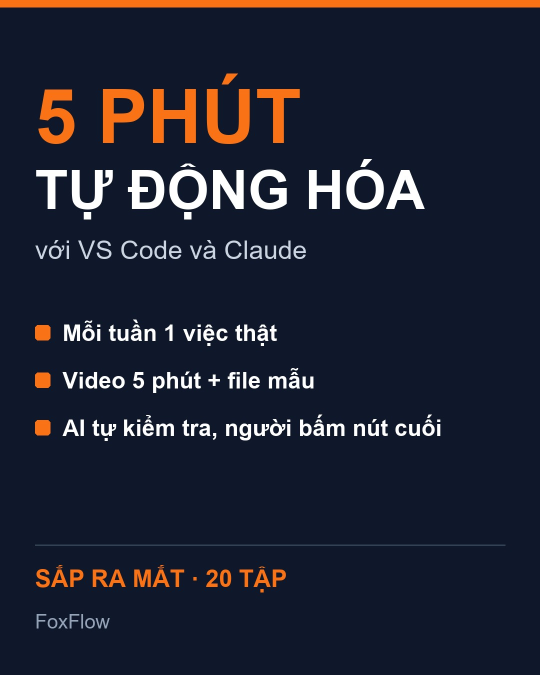
#> input picture facebook/media/ra-mat-trang.jpg, 1080 x 1350 px (shown at 1/2 size); its folder holds only this picture in this run
$ python toi-uu-anh.py ../../facebook/media ../../facebook/media/ra-mat-trang.jpg
#> lines starting #> are read from the running program, lines starting #| are printed output that depends on the picture
"""Tối ưu ảnh cho web: ảnh gốc từ máy ảnh/điện thoại (vài MB) -> WebP nhiều kích cỡ (vài chục KB).

Dùng: python toi-uu-anh.py anh-goc/ landing/anh/
  Mỗi ảnh tạo 2 bản: <ten>-1600.webp (máy tính) và <ten>-800.webp (điện thoại), dùng với srcset.
  In bảng trước/sau và đoạn <img> mẫu có width/height (tránh trang bị "giật" khi tải - CLS).
"""
import sys
from pathlib import Path

from PIL import Image, ImageOps

sys.stdout.reconfigure(encoding="utf-8")
sys.stderr.reconfigure(encoding="utf-8")
CO = (1600, 800)


def main(nguon, dich):
#> called with nguon = '../../facebook/media', dich = '../../facebook/media/ra-mat-trang.jpg'
    nguon, dich = Path(nguon), Path(dich)
    dich.mkdir(parents=True, exist_ok=True)
    tong_truoc = tong_sau = 0
    for f in sorted(p for p in nguon.iterdir() if p.suffix.lower() in (".jpg", ".jpeg", ".png")):
        img = ImageOps.exif_transpose(Image.open(f)).convert("RGB")  # xoay đúng chiều ảnh điện thoại
#> img is the input picture: PIL image 1080x1350 RGB; mean R, G, B 31.7, 34.6, 49.2
        truoc = f.stat().st_size
        tong_truoc += truoc
        sau = 0
        for w in CO:
            h = round(img.height * w / img.width)
            out = dich / f"{f.stem}-{w}.webp"
            img.resize((w, h), Image.LANCZOS).save(out, "WEBP", quality=72, method=6)
            sau += out.stat().st_size
#> this loop made 1 pass
#> pass 1, in main, `img.resize((w, h), Image.LANCZOS).save(out, "WEBP", quality=72, method..`:
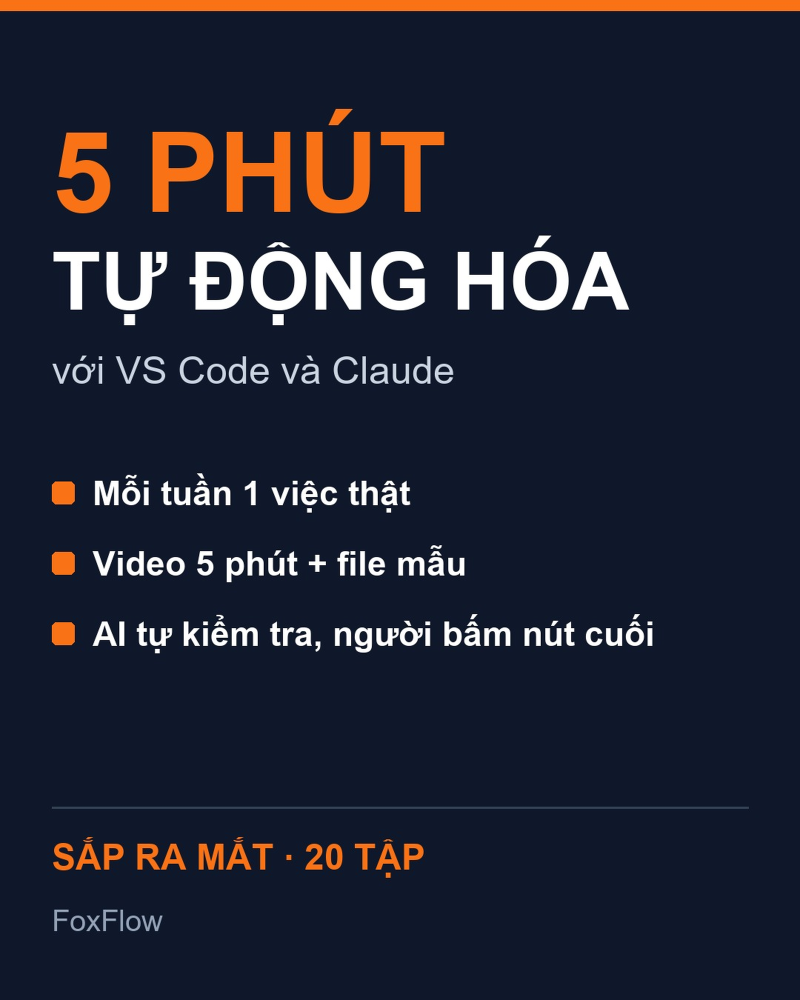
#> saved as ra-mat-trang-1600.webp: PIL image 1600x2000 RGB (shown at 1/2 size); mean R, G, B 31.7, 34.6, 49.1
#> after the loop, sau = 0
        tong_sau += sau
        h1600 = round(img.height * 1600 / img.width)
        print(f"{f.name:28} {truoc / 1024 / 1024:6.1f} MB  →  2 bản WebP {sau / 1024:6.0f} KB")
        print(f'   <img src="anh/{f.stem}-1600.webp" srcset="anh/{f.stem}-800.webp 800w, anh/{f.stem}-1600.webp 1600w" '
              f'sizes="(max-width: 800px) 100vw, 1600px" width="1600" height="{h1600}" alt="..." loading="lazy">')
    print(f"\nTỔNG: {tong_truoc / 1024 / 1024:.1f} MB → {tong_sau / 1024:.0f} KB (giảm {100 - tong_sau / tong_truoc * 100:.1f}%)")


if __name__ == "__main__":
    if len(sys.argv) != 3:
        sys.exit(__doc__)
#> (the run stopped early here; a loop or call above may not have finished)
